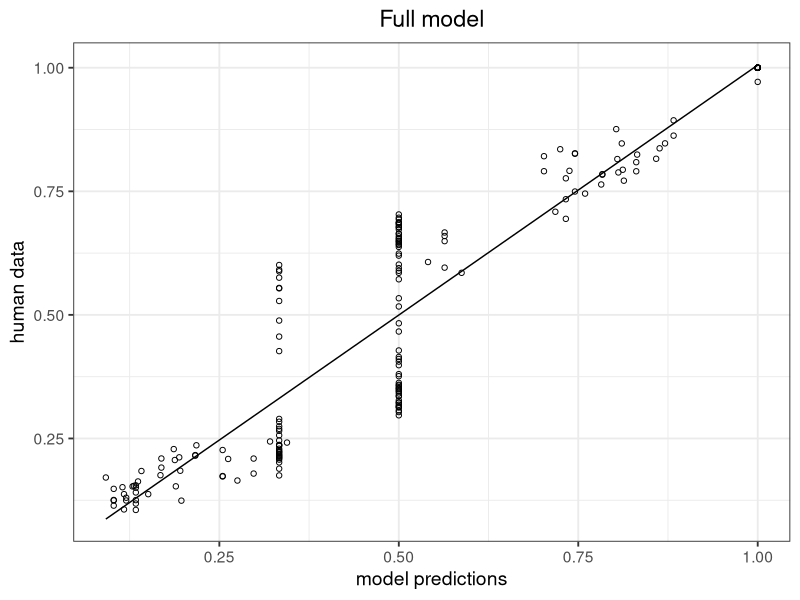
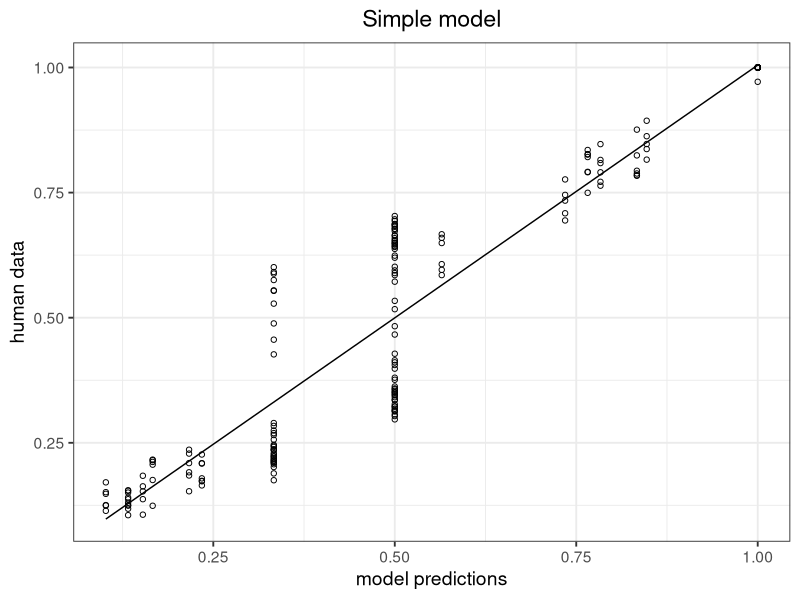
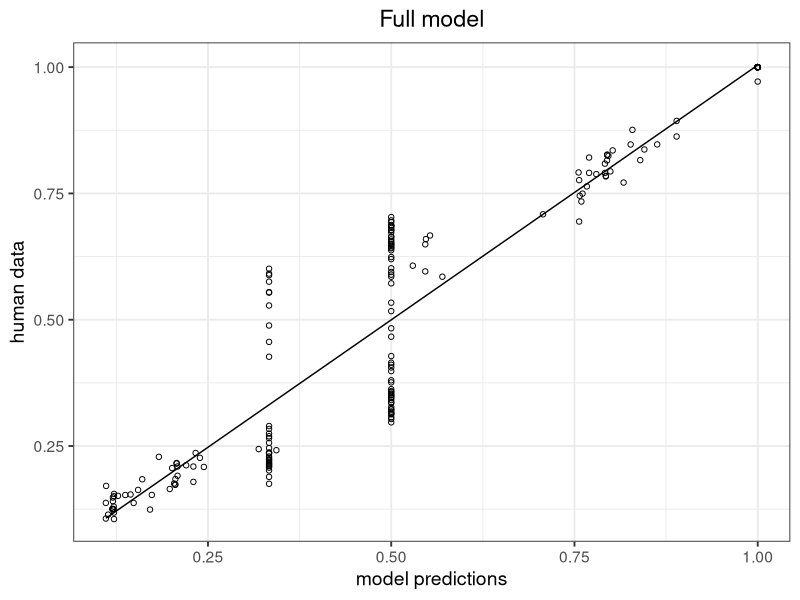
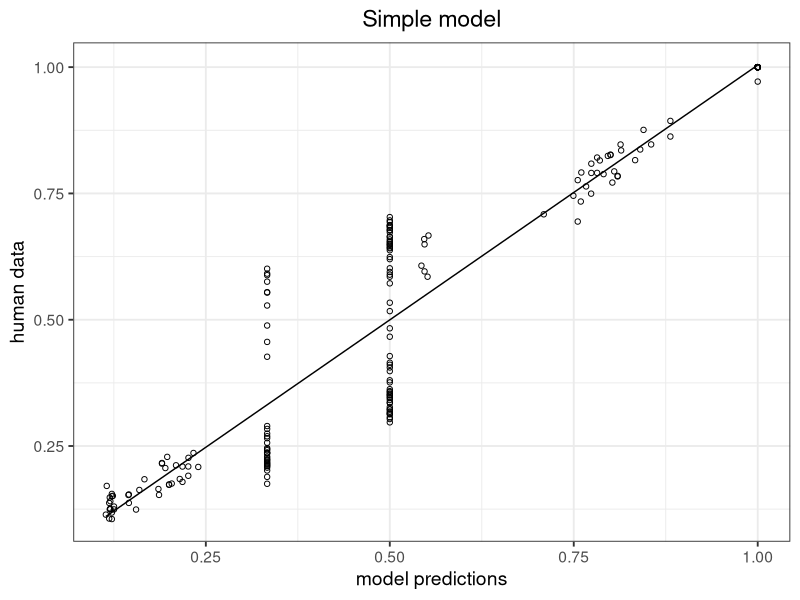
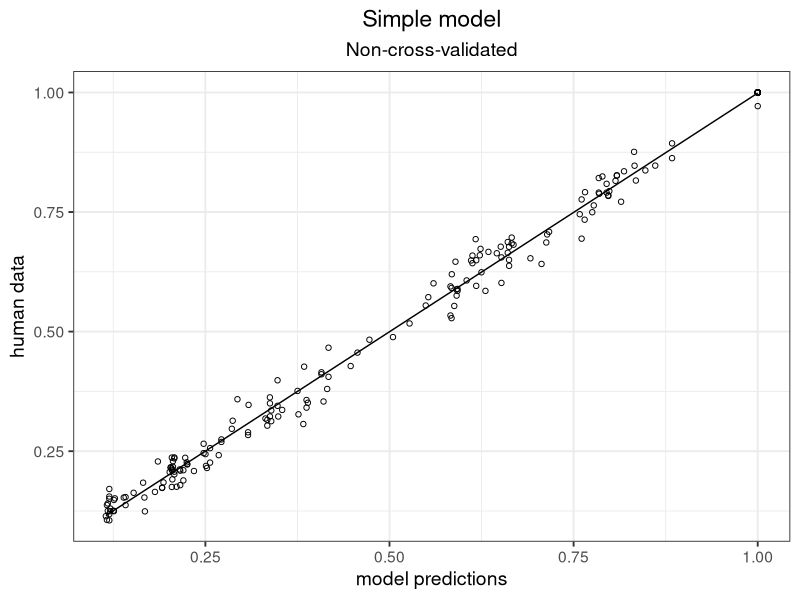
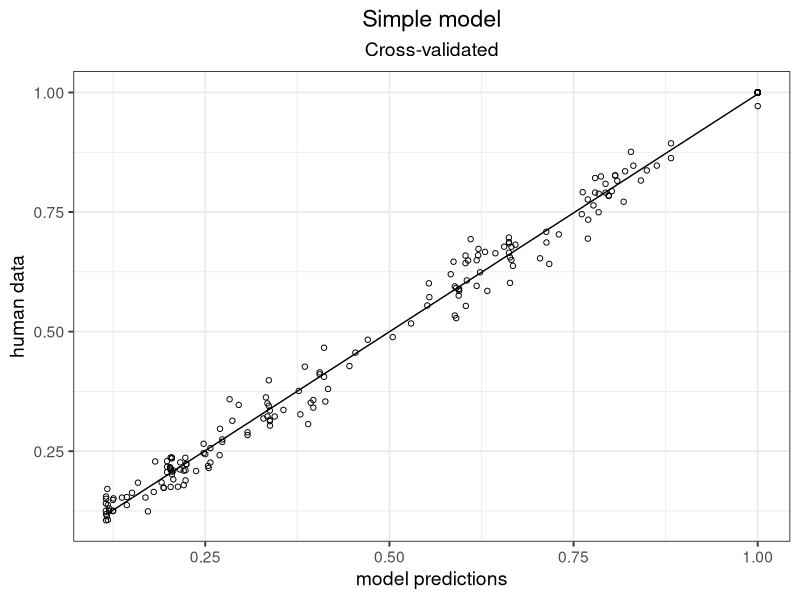
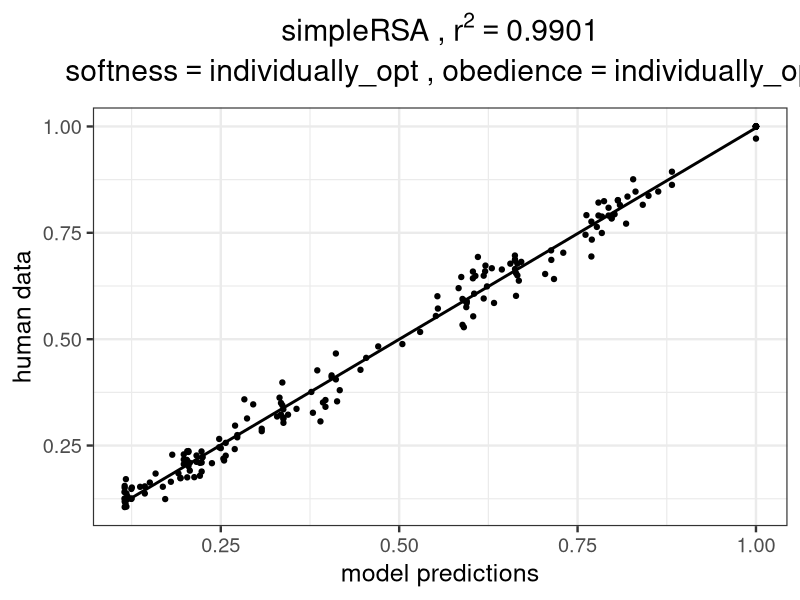
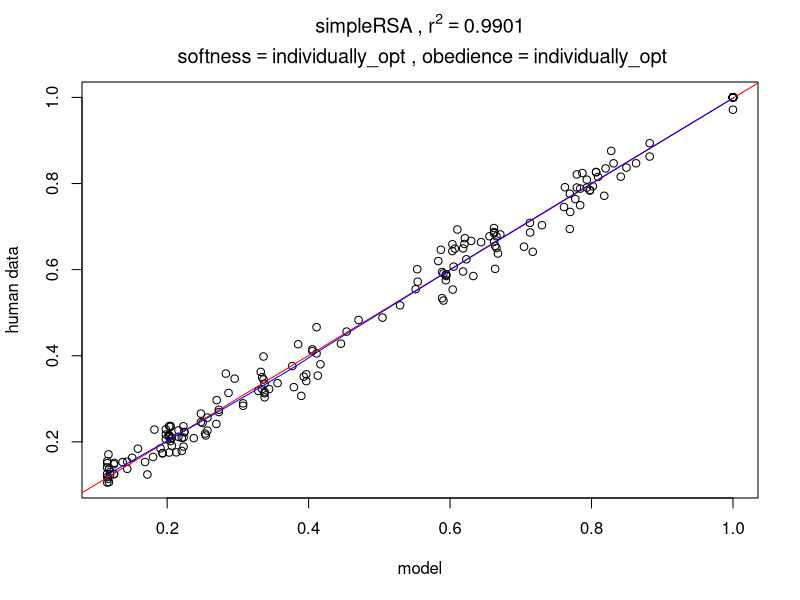

R code for these plots, in order:
library("dplyr")
library("ggplot2")

################################################## X 4 Prior inference ##################################

# Import full csv table

setwd("~/Documents/GitHub/prior_inference/RSA_2019_08/X4_Plots")
full <- read.csv("for_scatterplots_updated.csv")
head(full)

## See what models we have ##

stats <- full %>%
    group_by(softness,obedience, alpha, cross_validated,type, Nr) %>%
    summarise(n_occur = n())
ordered <- stats[order(stats$Nr),] # Sort the summary table
print.data.frame(ordered)

##########################################################################################################

# Subset data for plotting. Fill in the template

# plotData <- subset(full, softness ==  & obedience ==  & cross_validated == " " & type == "") # for simple models
# plotData <- subset(full, softness ==  & obedience ==  & alpha == & cross_validated == " " & type == "") # for full models

# Softness, obedience, and alpha are numeric
# Cross_validated can be "yes" or "no"
# Type can be "simpleRSA" or "fullRSA"
# Nr is model number in the order they are listed in the scatterplot file. 

##########################################################################################################

### Subsets for figures in the paper. Pick one plotData subset, then run the define variables part
### Then generate the plot either with ggplot or a simple plot

## Figure \label{simple-full}

# for m23
plotData <- subset(full, softness == "globally_opt" & obedience == 0 & 
                          cross_validated == "no" & type == "fullRSA" & alpha == 1) 

r2 <- round((summary(lm(plotData$model~plotData$workerData))$r.squared), digits = 4)
softness <- unique(as.character(plotData$softness))
obedience <- unique(as.character(plotData$obedience))
type <- unique(as.character(plotData$type))
nr <- plotData$Nr[1]


figure <- ggplot(plotData, aes(x = model, y = workerData)) +
  geom_point(shape = 1) +
  stat_smooth(method = "lm",
              col = "black",
              se = FALSE,
              size = .5) +
  theme_bw(base_size = 14) +
  labs(title = "Full model")+
#  labs(title = bquote(atop
 #                     (.(type) ~"," ~ r^2 == .(r2),
 #                       ~ "softness" == .(softness) ~ "," ~ "obedience" == .(obedience)
 #                     )))+
  ylab("human data")+
  xlab("model predictions") +
  theme(plot.title = element_text(hjust = 0.5))
print(figure)
ggsave(figure, height = 3, width = 3, units = "in", filename = paste("m", nr,".pdf", sep=""))

model <- lm(formula = plotData$model~plotData$workerData)
summary(model)
confint(model)


# for m13
plotData <- subset(full, softness == "globally_opt" & obedience == 0 & 
                     cross_validated == "no" & type == "simpleRSA") 

model <- lm(formula = plotData$model~plotData$workerData)
summary(model)
confint(model)

r2 <- round((summary(lm(plotData$model~plotData$workerData))$r.squared), digits = 4)
softness <- unique(as.character(plotData$softness))
obedience <- unique(as.character(plotData$obedience))
type <- unique(as.character(plotData$type))
nr <- plotData$Nr[1]


figure <- ggplot(plotData, aes(x = model, y = workerData)) +
  geom_point(shape = 1) +
  stat_smooth(method = "lm",
              col = "black",
              se = FALSE,
              size = .5) +
  theme_bw(base_size = 14) +
  labs(title = "Simple model")+
  #  labs(title = bquote(atop
  #                     (.(type) ~"," ~ r^2 == .(r2),
  #                       ~ "softness" == .(softness) ~ "," ~ "obedience" == .(obedience)
  #                     )))+
  ylab("human data")+
  xlab("model predictions") +
  theme(plot.title = element_text(hjust = 0.5))
print(figure)
ggsave(figure, height = 3, width = 3, units = "in", filename = paste("m", nr,".pdf", sep=""))



#plotData <- subset(full, softness == "individually_opt" & obedience == 0.1 & cross_validated == "yes" & type == "simpleRSA") # for m9

####### Figure \label{simple-full-individual}
# for m16
plotData <- subset(full, softness == "individually_opt" & obedience == 0 & 
                                            cross_validated == "no" & type == "fullRSA" & 
                                             alpha == "individually_opt") 
model <- lm(formula = plotData$model~plotData$workerData)
summary(model)
confint(model)

r2 <- round((summary(lm(plotData$model~plotData$workerData))$r.squared), digits = 4)
softness <- unique(as.character(plotData$softness))
obedience <- unique(as.character(plotData$obedience))
type <- unique(as.character(plotData$type))
nr <- plotData$Nr[1]


figure <- ggplot(plotData, aes(x = model, y = workerData)) +
  geom_point(shape = 1) +
  stat_smooth(method = "lm",
              col = "black",
              se = FALSE,
              size = .5) +
  theme_bw(base_size = 14) +
  labs(title = "Full model")+
  #  labs(title = bquote(atop
  #                     (.(type) ~"," ~ r^2 == .(r2),
  #                       ~ "softness" == .(softness) ~ "," ~ "obedience" == .(obedience)
  #                     )))+
  ylab("human data")+
  xlab("model predictions") +
  theme(plot.title = element_text(hjust = 0.5))
print(figure)
ggsave(figure, height = 3, width = 3, units = "in", filename = paste("m", nr,".pdf", sep=""))


# for m3                    
plotData <- subset(full, softness == "individually_opt" & obedience == 0 & 
                     cross_validated == "no" & type == "simpleRSA") 

model <- lm(formula = plotData$model~plotData$workerData)
summary(model)
confint(model)

r2 <- round((summary(lm(plotData$model~plotData$workerData))$r.squared), digits = 4)
softness <- unique(as.character(plotData$softness))
obedience <- unique(as.character(plotData$obedience))
type <- unique(as.character(plotData$type))
nr <- plotData$Nr[1]


figure <- ggplot(plotData, aes(x = model, y = workerData)) +
  geom_point(shape = 1) +
  stat_smooth(method = "lm",
              col = "black",
              se = FALSE,
              size = 0.5) +
  theme_bw(base_size = 14) +
  labs(title = "Simple model")+
  #  labs(title = bquote(atop
  #                     (.(type) ~"," ~ r^2 == .(r2),
  #                       ~ "softness" == .(softness) ~ "," ~ "obedience" == .(obedience)
  #                     )))+
  ylab("human data")+
  xlab("model predictions") +
  theme(plot.title = element_text(hjust = 0.5))
print(figure)
ggsave(figure, height = 3, width = 3, units = "in", filename = paste("m", nr,".pdf", sep=""))



########## Figure \label{cross-validation} ##########
# for m5

plotData <- subset(full, softness == "individually_opt" & obedience == "individually_opt" & 
                                             cross_validated == "no" & type == "simpleRSA") 

model <- lm(formula = plotData$model~plotData$workerData)
summary(model)
confint(model)

r2 <- round((summary(lm(plotData$model~plotData$workerData))$r.squared), digits = 4)
softness <- unique(as.character(plotData$softness))
obedience <- unique(as.character(plotData$obedience))
type <- unique(as.character(plotData$type))
nr <- plotData$Nr[1]


figure <- ggplot(plotData, aes(x = model, y = workerData)) +
  geom_point(shape = 1) +
  stat_smooth(method = "lm",
              col = "black",
              se = FALSE,
              size = .5) +
  theme_bw(base_size = 14) +
  labs(title = "Simple model", subtitle = "Non-cross-validated")+
  #  labs(title = bquote(atop
  #                     (.(type) ~"," ~ r^2 == .(r2),
  #                       ~ "softness" == .(softness) ~ "," ~ "obedience" == .(obedience)
  #                     )))+
  ylab("human data")+
  xlab("model predictions") +
  theme(plot.title = element_text(hjust = 0.5), plot.subtitle = element_text(hjust = 0.5))
print(figure)
ggsave(figure, height = 3, width = 3, units = "in", filename = paste("m", nr,".pdf", sep=""))



# for m8
plotData <- subset(full, softness == "individually_opt" & obedience == "individually_opt" & 
                    cross_validated == "yes" & type == "simpleRSA") 

model <- lm(formula = plotData$model~plotData$workerData)
summary(model)
confint(model)

r2 <- round((summary(lm(plotData$model~plotData$workerData))$r.squared), digits = 4)
softness <- unique(as.character(plotData$softness))
obedience <- unique(as.character(plotData$obedience))
type <- unique(as.character(plotData$type))
nr <- plotData$Nr[1]


figure <- ggplot(plotData, aes(x = model, y = workerData)) +
  geom_point(shape = 1) +
  stat_smooth(method = "lm",
              col = "black",
              se = FALSE,
              size = .5) +
  theme_bw(base_size = 14) +
  labs(title = "Simple model", subtitle = "Cross-validated")+
  #  labs(title = bquote(atop
  #                     (.(type) ~"," ~ r^2 == .(r2),
  #                       ~ "softness" == .(softness) ~ "," ~ "obedience" == .(obedience)
  #                     )))+
  ylab("human data")+
  xlab("model predictions") +
  theme(plot.title = element_text(hjust = 0.5), plot.subtitle = element_text(hjust = 0.5))
print(figure)
ggsave(figure, height = 3, width = 3, units = "in", filename = paste("m", nr,".pdf", sep=""))

#### Old code below #####


# Define variables to pass to plot title and ggsave

r2 <- round((summary(lm(plotData$model~plotData$workerData))$r.squared), digits = 4)
softness <- unique(as.character(plotData$softness))
obedience <- unique(as.character(plotData$obedience))
type <- unique(as.character(plotData$type))
nr <- plotData$Nr[1]

## Scatterplot with ggplot2 ##
# Contains a title with parameter values for now ##

figure <- ggplot(plotData, aes(x = model, y = workerData)) +
  geom_point() +
  stat_smooth(method = "lm",
              col = "black",
              se = FALSE,
              size = 1) +
  theme_bw(base_size = 18) +
  labs(title = bquote(atop
                     (.(type) ~"," ~ r^2 == .(r2),
                       ~ "softness" == .(softness) ~ "," ~ "obedience" == .(obedience)
                     )))+
  ylab("human data")+
  xlab("model predictions") +
  theme(plot.title = element_text(hjust = 0.5))
print(figure)
ggsave(figure, filename = paste("m", nr,".pdf", sep=""))


## Simple plot works a little faster to look up r2 values ##

model <- lm(formula = plotData$model~plotData$workerData)
summary(model)
confint(model)

plot(plotData$model, plotData$workerData, xlab = "model", ylab = "human data")
abline(lm(formula = plotData$model~plotData$workerData), col="red") # regression line (y~x)
lines(lowess(plotData$model,plotData$workerData), col="blue") # lowess line (x,y)

title(main = bquote(atop
      (.(type) ~"," ~ r^2 == .(r2),
        ~ "softness" == .(softness) ~ "," ~ "obedience" == .(obedience)
        )))

#########################################################################################################


